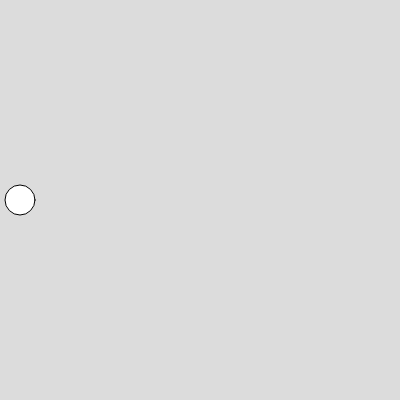
Frame 1 (no input)
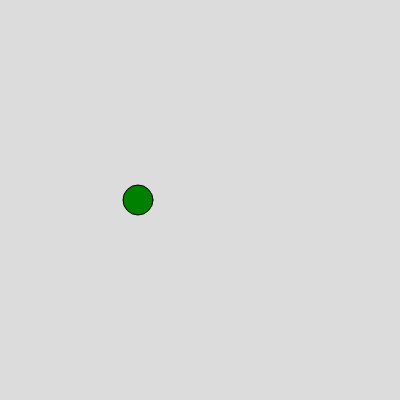
Frame 60 (no input)
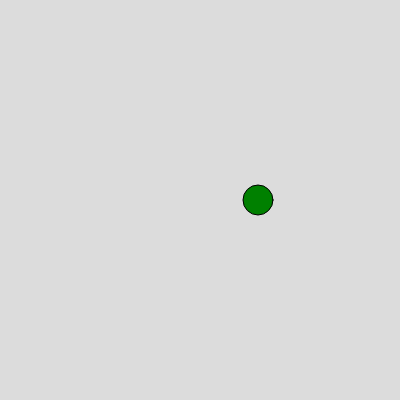
Frame 120 (the mouse pressed at the canvas centre since frame 60)

The p5.js sketch that drew these frames (run headless with seeded random() and noise() and a simulated clock; from frame 60 on, the mouse is pressed at the canvas centre):

// p5.js sketch
// ── sketch.js
var ball={
  x:20,
  y:200,
  r:30,
  xspeed:0,
  colour:["blue","green","gold"]
}
function setup() {
  createCanvas(400, 400);

}

function draw() {
  background(220);
  circle(ball.x,ball.y,ball.r)
  fill(ball.colour[1])
  ball.xspeed=2
  ball.x=ball.x+ball.xspeed
}
